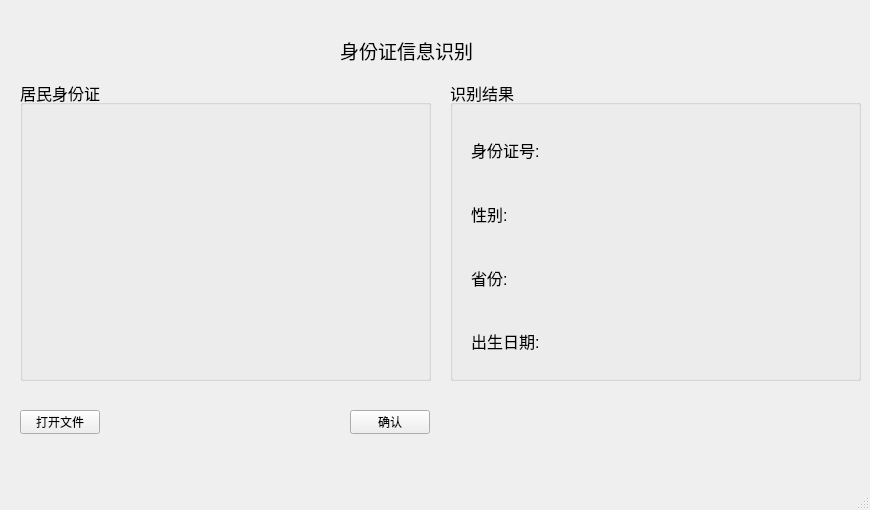
<?xml version="1.0" encoding="UTF-8"?>
<ui version="4.0">
 <class>ID_card_recognitionClass</class>
 <widget class="QMainWindow" name="ID_card_recognitionClass">
  <property name="geometry">
   <rect>
    <x>0</x>
    <y>0</y>
    <width>870</width>
    <height>510</height>
   </rect>
  </property>
  <property name="windowTitle">
   <string>ID_card_recognition</string>
  </property>
  <widget class="QWidget" name="centralWidget">
   <widget class="QPushButton" name="yes">
    <property name="geometry">
     <rect>
      <x>350</x>
      <y>410</y>
      <width>80</width>
      <height>24</height>
     </rect>
    </property>
    <property name="text">
     <string>确认</string>
    </property>
   </widget>
   <widget class="QLabel" name="label">
    <property name="geometry">
     <rect>
      <x>340</x>
      <y>40</y>
      <width>201</width>
      <height>21</height>
     </rect>
    </property>
    <property name="font">
     <font>
      <pointsize>14</pointsize>
     </font>
    </property>
    <property name="text">
     <string>身份证信息识别</string>
    </property>
   </widget>
   <widget class="QGroupBox" name="groupBox_2">
    <property name="geometry">
     <rect>
      <x>450</x>
      <y>80</y>
      <width>411</width>
      <height>301</height>
     </rect>
    </property>
    <property name="font">
     <font>
      <pointsize>12</pointsize>
     </font>
    </property>
    <property name="title">
     <string>识别结果</string>
    </property>
    <widget class="QWidget" name="layoutWidget">
     <property name="geometry">
      <rect>
       <x>10</x>
       <y>30</y>
       <width>401</width>
       <height>271</height>
      </rect>
     </property>
     <layout class="QVBoxLayout" name="verticalLayout_3">
      <item>
       <layout class="QHBoxLayout" name="horizontalLayout_8">
        <item>
         <widget class="QLabel" name="label_16">
          <property name="font">
           <font>
            <pointsize>12</pointsize>
           </font>
          </property>
          <property name="text">
           <string>身份证号:</string>
          </property>
         </widget>
        </item>
        <item>
         <widget class="QLabel" name="ID">
          <property name="sizePolicy">
           <sizepolicy hsizetype="Expanding" vsizetype="Preferred">
            <horstretch>0</horstretch>
            <verstretch>0</verstretch>
           </sizepolicy>
          </property>
          <property name="minimumSize">
           <size>
            <width>8</width>
            <height>0</height>
           </size>
          </property>
          <property name="maximumSize">
           <size>
            <width>310</width>
            <height>16777215</height>
           </size>
          </property>
          <property name="text">
           <string/>
          </property>
         </widget>
        </item>
       </layout>
      </item>
      <item>
       <layout class="QHBoxLayout" name="horizontalLayout_6">
        <item>
         <widget class="QLabel" name="label_12">
          <property name="font">
           <font>
            <pointsize>12</pointsize>
           </font>
          </property>
          <property name="text">
           <string>性别:</string>
          </property>
         </widget>
        </item>
        <item>
         <widget class="QLabel" name="sex">
          <property name="sizePolicy">
           <sizepolicy hsizetype="Expanding" vsizetype="Preferred">
            <horstretch>0</horstretch>
            <verstretch>0</verstretch>
           </sizepolicy>
          </property>
          <property name="maximumSize">
           <size>
            <width>310</width>
            <height>16777215</height>
           </size>
          </property>
          <property name="text">
           <string/>
          </property>
         </widget>
        </item>
       </layout>
      </item>
      <item>
       <layout class="QHBoxLayout" name="horizontalLayout_7">
        <item>
         <widget class="QLabel" name="label_14">
          <property name="font">
           <font>
            <pointsize>12</pointsize>
           </font>
          </property>
          <property name="text">
           <string>省份:</string>
          </property>
         </widget>
        </item>
        <item>
         <widget class="QLabel" name="local">
          <property name="sizePolicy">
           <sizepolicy hsizetype="Expanding" vsizetype="Preferred">
            <horstretch>0</horstretch>
            <verstretch>0</verstretch>
           </sizepolicy>
          </property>
          <property name="maximumSize">
           <size>
            <width>310</width>
            <height>16777215</height>
           </size>
          </property>
          <property name="text">
           <string/>
          </property>
         </widget>
        </item>
       </layout>
      </item>
      <item>
       <layout class="QHBoxLayout" name="horizontalLayout_5">
        <item>
         <widget class="QLabel" name="label_10">
          <property name="font">
           <font>
            <pointsize>12</pointsize>
           </font>
          </property>
          <property name="text">
           <string>出生日期:</string>
          </property>
         </widget>
        </item>
        <item>
         <widget class="QLabel" name="birth">
          <property name="sizePolicy">
           <sizepolicy hsizetype="Expanding" vsizetype="Preferred">
            <horstretch>0</horstretch>
            <verstretch>0</verstretch>
           </sizepolicy>
          </property>
          <property name="maximumSize">
           <size>
            <width>310</width>
            <height>16777215</height>
           </size>
          </property>
          <property name="text">
           <string/>
          </property>
         </widget>
        </item>
       </layout>
      </item>
     </layout>
    </widget>
   </widget>
   <widget class="QGroupBox" name="groupBox">
    <property name="geometry">
     <rect>
      <x>20</x>
      <y>80</y>
      <width>411</width>
      <height>301</height>
     </rect>
    </property>
    <property name="font">
     <font>
      <pointsize>12</pointsize>
     </font>
    </property>
    <property name="title">
     <string>居民身份证</string>
    </property>
    <widget class="QLabel" name="IDcard">
     <property name="geometry">
      <rect>
       <x>10</x>
       <y>40</y>
       <width>391</width>
       <height>251</height>
      </rect>
     </property>
     <property name="text">
      <string/>
     </property>
    </widget>
   </widget>
   <widget class="QPushButton" name="open">
    <property name="geometry">
     <rect>
      <x>20</x>
      <y>410</y>
      <width>80</width>
      <height>24</height>
     </rect>
    </property>
    <property name="text">
     <string>打开文件</string>
    </property>
   </widget>
  </widget>
  <widget class="QStatusBar" name="statusBar"/>
 </widget>
 <layoutdefault spacing="6" margin="11"/>
 <resources>
  <include location="ID_card_recognition.qrc"/>
 </resources>
 <connections/>
</ui>
